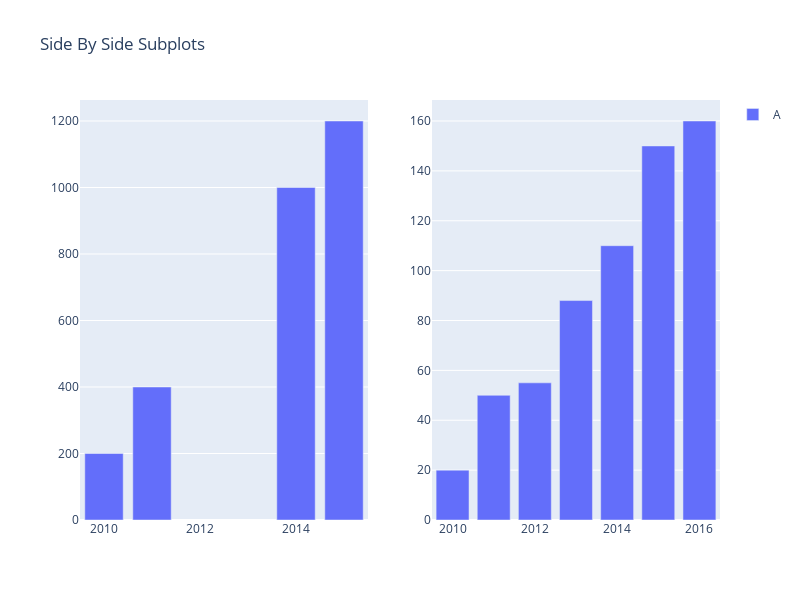

Write notebook code for a chart like this one.
### Code cell
fig = make_subplots(rows=1, cols=2)

fig.add_trace(px.bar(df, x='year', y='sales', color='leter').data[0], row=1, col=1)
fig.add_trace(px.bar(df, x='year', y='profit', color='leter').data[0], row=1, col=2)

fig.update_layout(height=600, width=800, title_text="Side By Side Subplots")

fig.show()

### Figure 1 — Plotly figure (JSON) as saved in the notebook; plotly's stock layout.template omitted (floating-point values rounded to 4 significant figures)
{"data": [{"alignmentgroup": "True", "hovertemplate": "leter=A<br>year=%{x}<br>sales=%{y}<extra></extra>", "legendgroup": "A", "marker": {"color": "#636efa", "pattern": {"shape": ""}}, "name": "A", "offsetgroup": "A", "orientation": "v", "showlegend": true, "textposition": "auto", "type": "bar", "x": [2010, 2011, 2014, 2015], "xaxis": "x", "y": [200, 400, 1000, 1200], "yaxis": "y"}, {"alignmentgroup": "True", "hovertemplate": "year=%{x}<br>profit=%{y}<extra></extra>", "legendgroup": "", "marker": {"color": "#636efa", "pattern": {"shape": ""}}, "name": "", "offsetgroup": "", "orientation": "v", "showlegend": false, "textposition": "auto", "type": "bar", "x": [2010, 2011, 2012, 2013, 2014, 2015, 2016], "xaxis": "x2", "y": [20, 50, 55, 88, 110, 150, 160], "yaxis": "y2"}], "layout": {"height": 600, "title": {"text": "Side By Side Subplots"}, "width": 800, "xaxis": {"anchor": "y", "domain": [0, 0.45]}, "xaxis2": {"anchor": "y2", "domain": [0.55, 1]}, "yaxis": {"anchor": "x", "domain": [0, 1]}, "yaxis2": {"anchor": "x2", "domain": [0, 1]}}}
